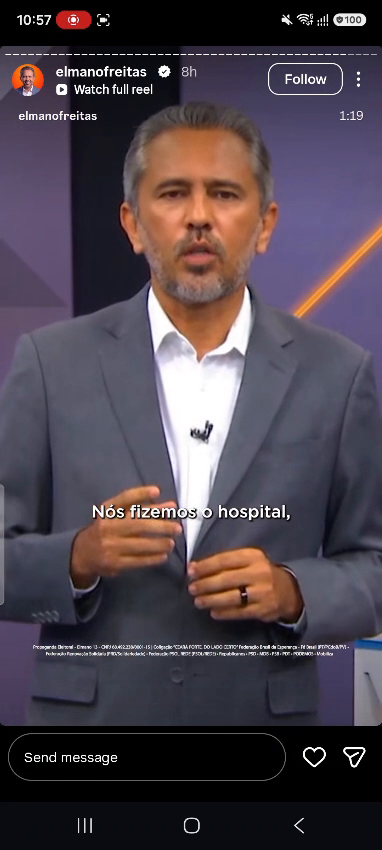
#> input picture frame 45 of ELMANO.mp4, 382 x 850 px
$ python ia.py
#> lines starting #> are read from the running program, lines starting #| are printed output that depends on the picture
#> in rodar, frame is the input picture: shape (850, 382, 3); mean B, G, R 75.7, 66.5, 76.2
import cv2
import numpy as np


class Robor:

    def __init__(self):
        self.robor = None
        self.ligação = False
        self.fps = 30
        # NOVO: Variável interna para controlar o movimento do radar pelo espaço
        self.posicao_radar = 0

    def pegando_imagem(self):
        self.robor = cv2.VideoCapture("ELMANO.mp4")

        if not self.robor.isOpened():
            print("VIDEO NÃO ENCONTRADA")
            self.ligação = False
        else:
            print("VIDEO ENCONTRADO COM SUCESSO!")
            self.ligação = True
            fps_original = self.robor.get(cv2.CAP_PROP_FPS)
            if fps_original > 0:
                self.fps = int(1000 / fps_original)

    def labolatorio_robor(self, frame):
        # O seu raciocínio perfeito que pegou as dimensões do frame
        frame_copias = frame.copy()
        altura, largura, _ = frame_copias.shape
#> altura = 850; largura = 382

        # CONTINUAÇÃO LOGÍSTICA:
        # Faz a linha do radar descer 5 pixels a cada novo frame do vídeo
        self.posicao_radar += 5

        # Se o radar chegar no final da tela (altura máxima), ele volta para o topo (0)
        if self.posicao_radar >= altura:
            self.posicao_radar = 0

        # Desenha a linha horizontal do radar (usando a nossa variável de movimento)
        # cv2.line(imagem, (x_inicio, y_inicio), (x_fim, y_fim), cor_BGR, espessura)
        cv2.line(
            frame_copias,
            (0, self.posicao_radar),
            (largura, self.posicao_radar),
            (255, 0, 0),
            2,
        )

        # Adiciona um texto tecnológico no HUD do robô
        cv2.putText(
            frame_copias,
            f"RADAR SCANNER: PISTA Y-{self.posicao_radar}",
            (20, 40),
            cv2.FONT_HERSHEY_SIMPLEX,
            0.6,
            (255, 0, 0),
            2,
        )
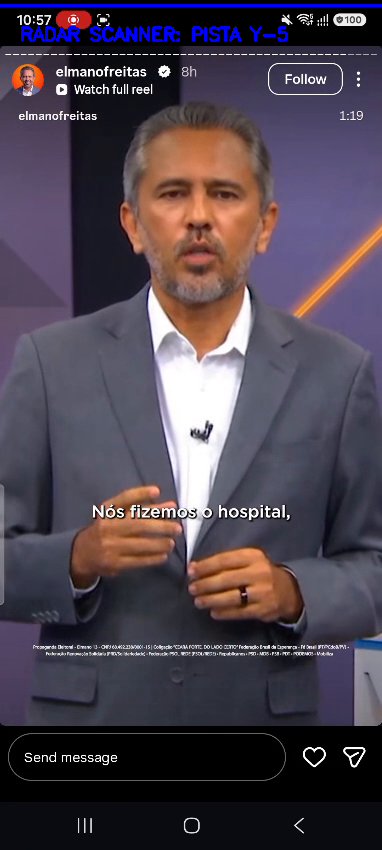
#> frame_copias: shape (850, 382, 3); mean B, G, R 78.2, 66.5, 76.2

        return frame_copias

    def rodar(self):
        """O motor que executa as funções na ordem correta."""
        self.pegando_imagem()
        if not self.ligação:
            return

        print("Robô operacional. Pressione 'q' para desligar.")

        while True:
            sucesso, frame = self.robor.read()
            if not sucesso:
                print("Fim do trajeto de vídeo.")
                break

            # Envia o frame atual para o seu laboratório calcular a linha móvel
            frame_processado = self.labolatorio_robor(frame)

            cv2.imshow("Visao do Robor - Radar Ativo", frame_processado)

            if cv2.waitKey(self.fps) & 0xFF == ord("q"):
#> (key q is pressed here)
                print("Desligamento de emergência acionado.")
                break

        self.robor.release()
        cv2.destroyAllWindows()


if __name__ == "__main__":
    meu_robo = Robor()
    meu_robo.rodar()

$ run again, starting later in the video
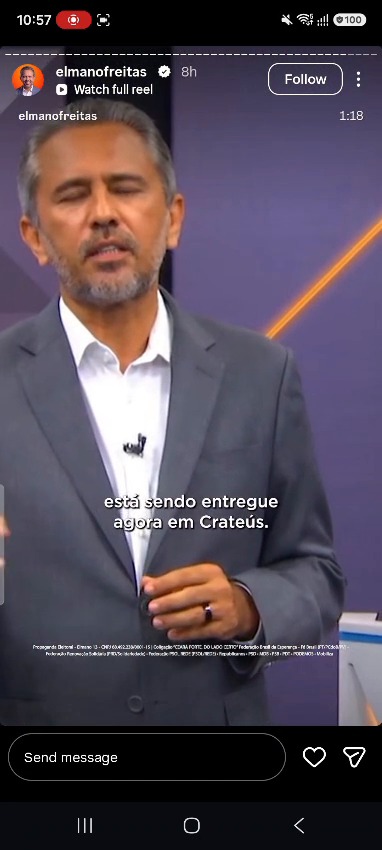
#> input picture frame 204 of ELMANO.mp4, 382 x 850 px
#> in rodar, frame is the input picture: shape (850, 382, 3); mean B, G, R 84.8, 72.4, 82.5
#> in labolatorio_robor, `cv2.putText( frame_copias, f"RADAR SCANNER: PISTA Y-{self.posicao_rada..`:
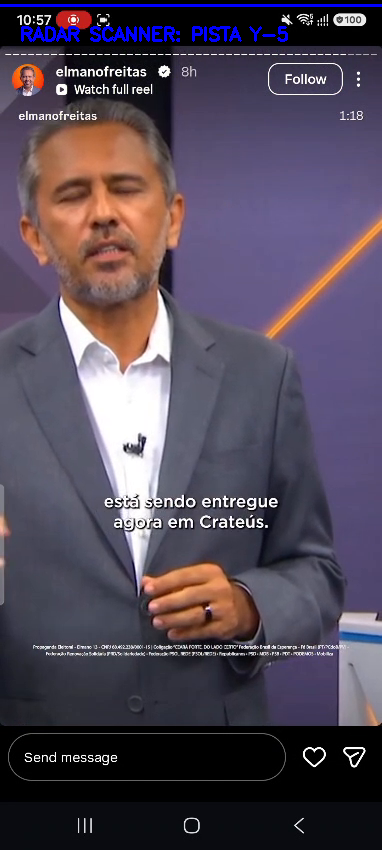
#> frame_copias: shape (850, 382, 3); mean B, G, R 87.2, 72.4, 82.5

$ run again, starting later in the video
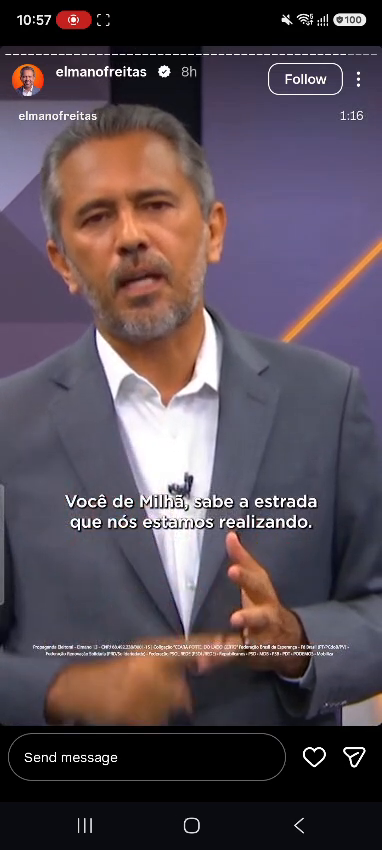
#> input picture frame 364 of ELMANO.mp4, 382 x 850 px
#> in rodar, frame is the input picture: shape (850, 382, 3); mean B, G, R 82.9, 74.2, 86.3
#> in labolatorio_robor, `cv2.putText( frame_copias, f"RADAR SCANNER: PISTA Y-{self.posicao_rada..`:
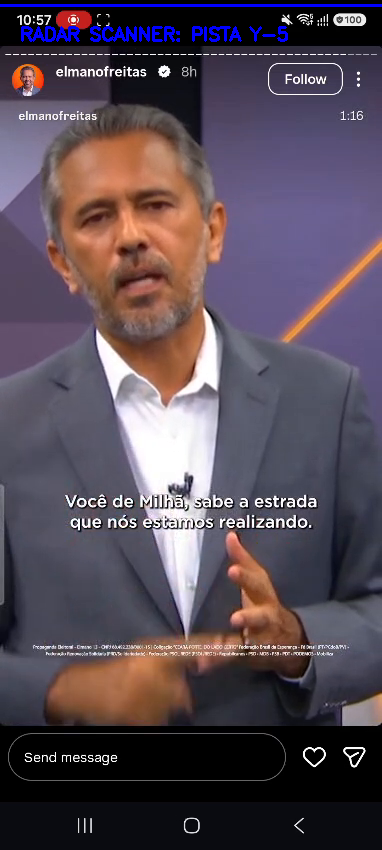
#> frame_copias: shape (850, 382, 3); mean B, G, R 85.3, 74.2, 86.3
